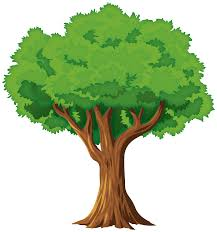
#> input picture ex5/tree.jpeg, 217 x 232 px
$ jupyter execute q2.ipynb
#> lines starting #> are read from the running program, lines starting #| are printed output that depends on the picture; after the words box and inside, x2 and y2 are one past the last pixel; in counts of white or black regions, pixels touching at a corner belong together
[cell 1]
import cv2
import numpy as np
import matplotlib.pyplot as plt

# Load the image
image = cv2.imread('tree.jpeg', cv2.IMREAD_GRAYSCALE)
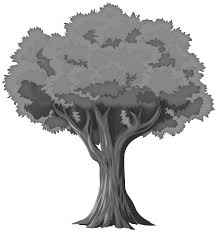
#> image: shape (232, 217); min 0, max 255, mean 187.2

# Define the contrast stretching function
def contrast_stretching(img, r1, s1, r2, s2):
#> called with r1 = 70, s1 = 0, r2 = 140, s2 = 255
    def pixel_val(pix):
        if 0 <= pix and pix <= r1:
            return (s1 / r1) * pix
        elif r1 < pix and pix <= r2:
            return ((s2 - s1) / (r2 - r1)) * (pix - r1) + s1
        else:
            return ((255 - s2) / (255 - r2)) * (pix - r2) + s2

    stretched = np.zeros(img.shape, dtype=np.uint8)
    for i in range(img.shape[0]):
        for j in range(img.shape[1]):
            stretched[i, j] = pixel_val(img[i, j])
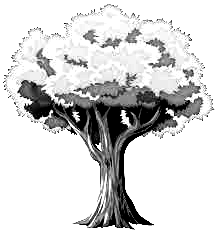
#> stretched: shape (232, 217); min 0, max 255, mean 210.7
    return stretched

# Set the parameters for contrast stretching
r1, s1, r2, s2 = 70, 0, 140, 255

# Apply contrast stretching
contrast_stretched_image = contrast_stretching(image, r1, s1, r2, s2)

# Display the original and contrast-stretched images
plt.figure(figsize=(10, 5))
plt.subplot(1, 2, 1)
plt.title("Original Image")
plt.imshow(image, cmap='gray')
plt.subplot(1, 2, 2)
plt.title("Contrast Stretched Image")
plt.imshow(contrast_stretched_image, cmap='gray')
plt.show()
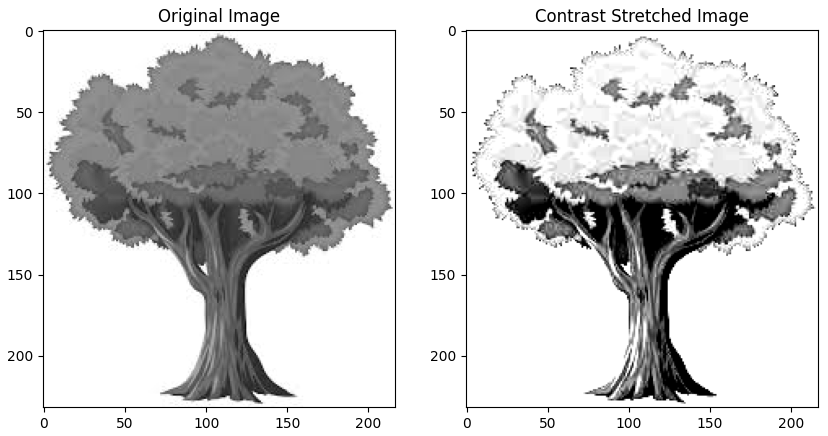
#> figure drawn by matplotlib, 2 panels

[cell 2]
# Define the intensity level slicing function
def intensity_level_slicing(img, min_range, max_range):
    sliced = np.zeros(img.shape, dtype=np.uint8)

    sliced[(img >= min_range) & (img <= max_range)] = 255
    return sliced

# Set the range for intensity level slicing
min_range, max_range = 100, 150

# Apply intensity level slicing
sliced_image = intensity_level_slicing(image, min_range, max_range)
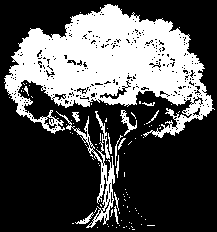
#> sliced_image: shape (232, 217); 31.9% white; 93 white regions (79 under 20 px), largest, box (x1, y1, x2, y2) and area: (4, 4, 215, 138) 14328, (56, 111, 115, 228) 1033, (120, 110, 137, 136) 131

# Display the original and sliced images
plt.figure(figsize=(10, 5))
plt.subplot(1, 2, 1)
plt.title("Original Image")
plt.imshow(image, cmap='gray')
plt.subplot(1, 2, 2)
plt.title("Sliced Image")
plt.imshow(sliced_image, cmap='gray')
plt.show()

[cell 3]
def bit_plane_slicing(img, bit):
#> called with bit = 4
    rows, cols = img.shape
#> rows = 232; cols = 217
    bit_plane = np.zeros((rows, cols), dtype=np.uint8)
    for i in range(rows):
        for j in range(cols):
            bit_plane[i, j] = (img[i, j] >> bit) & 1
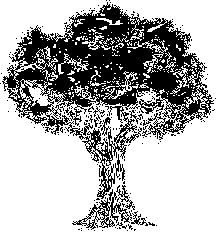
#> bit_plane: shape (232, 217); values 0 (black) and 1 (white), 69% white; 179 black regions (169 under 20 px), largest, box (x1, y1, x2, y2) and area: (2, 2, 214, 199) 14243, (72, 192, 132, 230) 541, (116, 185, 135, 210) 117
    return bit_plane * 255

bit = 4

bit_plane_image = bit_plane_slicing(image, bit)

plt.figure(figsize=(10, 5))
plt.subplot(1, 2, 1)
plt.title("Original Image")
plt.imshow(image, cmap='gray')
plt.subplot(1, 2, 2)
plt.title(f"Bit Plane {bit} Image")
plt.imshow(bit_plane_image, cmap='gray')
plt.show()

[cell 4]
import numpy as np
import matplotlib.pyplot as plt

import cv2

image = cv2.imread('tree.jpeg', cv2.IMREAD_GRAYSCALE)

def bit_plane_slicing(img, bit):
    rows, cols = img.shape
    bit_plane = np.zeros((rows, cols), dtype=np.uint8)
    for i in range(rows):
        for j in range(cols):
            bit_plane[i, j] = (img[i, j] >> bit) & 1
    return bit_plane * 255

plt.figure(figsize=(15, 10))

for bit in range(8):
    bit_plane_image = bit_plane_slicing(image, bit)
    plt.subplot(2, 4, bit + 1)
    plt.title(f"Bit Plane {bit}")
    plt.imshow(bit_plane_image, cmap='gray')
    plt.axis('off')
#> this loop made 8 passes
#> pass 1, `bit_plane_image = bit_plane_slicing(image, bit)`:
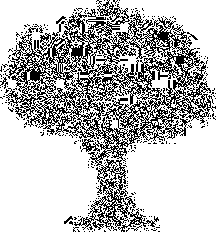
#> bit_plane_image: shape (232, 217); 73.6% white; black in thin lines or dots
#> pass 2, `bit_plane_image = bit_plane_slicing(image, bit)`:
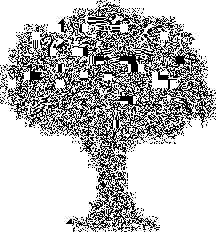
#> bit_plane_image: shape (232, 217); 74.6% white; black in thin lines or dots
#> pass 3, `bit_plane_image = bit_plane_slicing(image, bit)`:
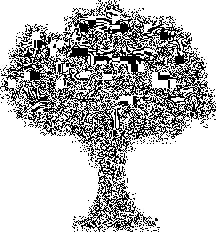
#> bit_plane_image: shape (232, 217); 74.2% white; black in thin lines or dots

plt.suptitle("All Bit Planes")
plt.show()
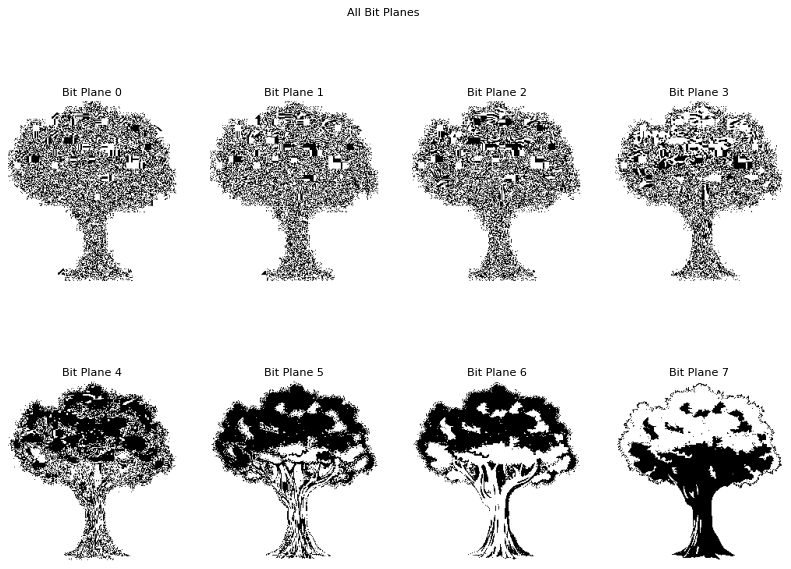
#> figure drawn by matplotlib, 8 panels
